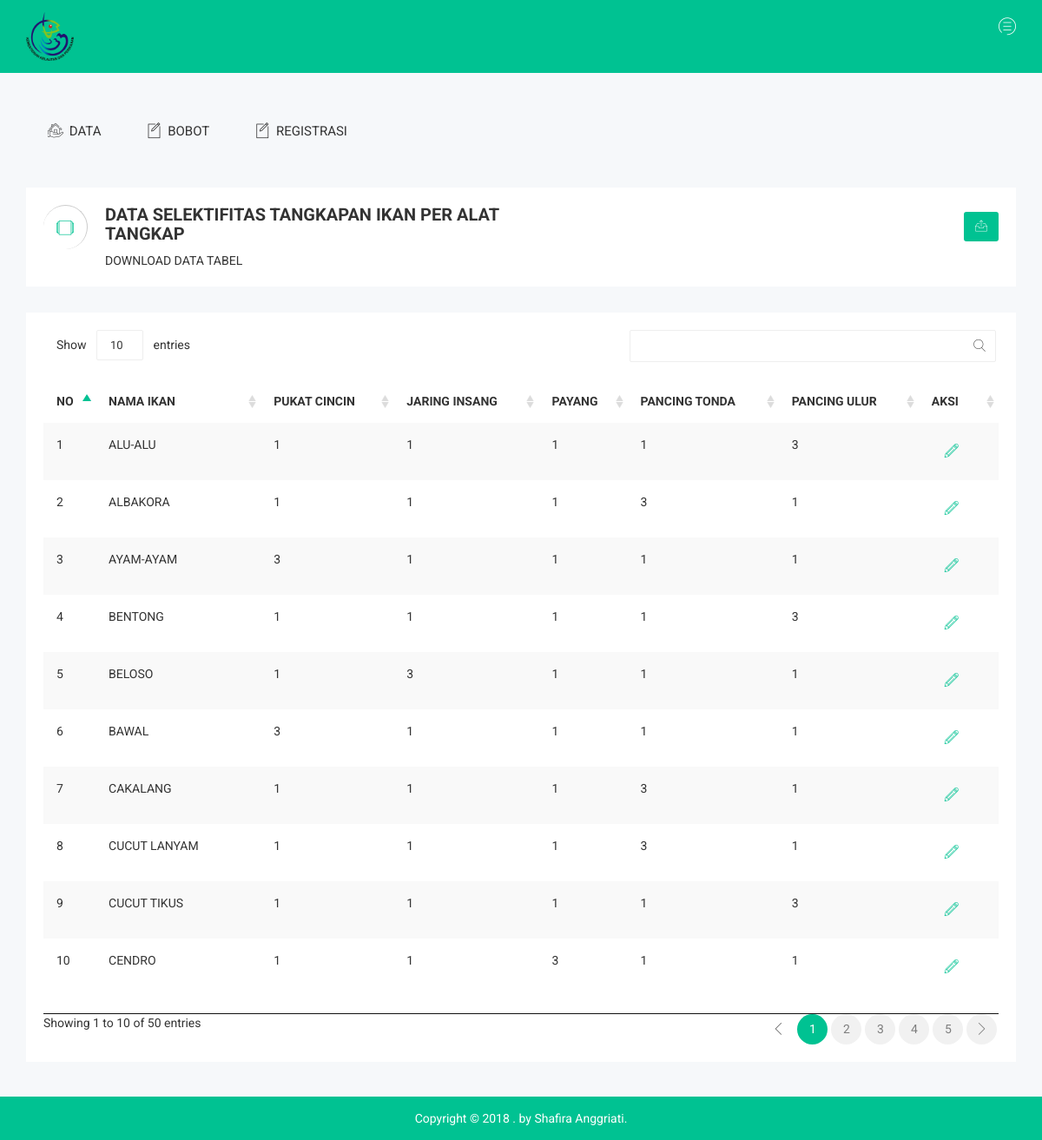
Page /admin/SELEKTIFITAS.php on the committed database.
### tables this page shows
CREATE TABLE `selektifitas` (
  `id` int(20) NOT NULL,
  `NAMA_IKAN` varchar(100) NOT NULL,
  `PANCING_ULUR` int(50) NOT NULL,
  `PANCING_TONDA` int(50) NOT NULL,
  `PAYANG` int(50) NOT NULL,
  `JARING_INSANG` int(50) NOT NULL,
  `PUKAT_CINCIN` int(50) NOT NULL
);

### admin/KODE.php (called while the page is built, shortened)
<?php
$conn = mysqli_connect("localhost","root","","perikanan");
function query($query)
{
	global $conn;
$result = mysqli_query($conn, $query);
$rows = [];
while ( $row = mysqli_fetch_assoc($result))
{
	$rows [] = $row;
}
return $rows;
}
?>

### admin/SELEKTIFITAS.php (the view, shortened to what this page needs)
<?php
require'kode.php';
$selektifitas= query("SELECT * FROM SELEKTIFITAS");
 ?>
<!doctype html>
<html class="no-js" lang="">
<head>
    <link rel="stylesheet" href="css/bootstrap.min.css">
    <link rel="stylesheet" href="css/font-awesome.min.css">
    <link rel="stylesheet" href="css/owl.carousel.css">
    <link rel="stylesheet" href="css/owl.theme.css">
    <link rel="stylesheet" href="css/owl.transitions.css">
    <link rel="stylesheet" href="css/meanmenu/meanmenu.min.css">
    <link rel="stylesheet" href="css/animate.css">
    <link rel="stylesheet" href="css/normalize.css">
    <link rel="stylesheet" href="css/wave/waves.min.css">
    <link rel="stylesheet" href="css/wave/button.css">
    <link rel="stylesheet" href="css/scrollbar/jquery.mCustomScrollbar.min.css">
    <link rel="stylesheet" href="css/jvectormap/jquery-jvectormap-2.0.3.css">
    <link rel="stylesheet" href="css/notika-custom-icon.css">
    <link rel="stylesheet" href="css/jquery.dataTables.min.css">
    <link rel="stylesheet" href="css/wave/waves.min.css">
    <link rel="stylesheet" href="css/main.css">
    <link rel="stylesheet" href="style.css">
    <link rel="stylesheet" href="css/responsive.css">
</head>
<body>
<div class="header-top-area">
        <div class="container">
            <div class="row">
                <div class="col-lg-4 col-md-4 col-sm-12 col-xs-12">
                    <div class="logo-area">
                        <a href="#"><img src="images/logo.png" width="55" alt="" /></a>
                    </div>
                </div>
                <div class="col-lg-8 col-md-8 col-sm-12 col-xs-12">
                    <div class="header-top-menu">
                        <ul class="nav navbar-nav notika-top-nav">
                            <li class="nav-item"><a href="#" data-toggle="dropdown" role="button" aria-expanded="false" class="nav-link dropdown-toggle"><span><i class="notika-icon notika-menus"></i></span></a>
                            </li>
                        </ul>
                    </div>
                </div>
            </div>
        </div>
    </div>
    <div class="main-menu-area mg-tb-40">
        <div class="container">
            <div class="row">
                <div class="col-lg-12 col-md-12 col-sm-12 col-xs-12">
                    <ul class="nav nav-tabs notika-menu-wrap menu-it-icon-pro">
                        <li><a data-toggle="tab" href="#Home"><i class="notika-icon notika-house"></i> DATA</a>
                        </li>
                        <li><a data-toggle="tab" href="#BOBOT"><i class="notika-icon notika-edit"></i> BOBOT</a>
                        </li>
                        <li><a data-toggle="tab" href="#Interface"><i class="notika-icon notika-edit"></i> REGISTRASI</a>
                        </li>
                    </ul>
                </div>
            </div>
        </div>
    </div>
    <div class="breadcomb-area">
        <div class="container">
            <div class="row">
                <div class="col-lg-12 col-md-12 col-sm-12 col-xs-12">
                    <div class="breadcomb-list">
                        <div class="row">
                            <div class="col-lg-6 col-md-6 col-sm-6 col-xs-12">
                                <div class="breadcomb-wp">
                                    <div class="breadcomb-icon">
                                        <i class="notika-icon notika-windows"></i>
                                    </div>
                                    <div class="breadcomb-ctn">
                                        <h2>DATA SELEKTIFITAS TANGKAPAN IKAN PER ALAT TANGKAP</h2>
                                        <p>DOWNLOAD DATA <span class="bread-ntd">TABEL</span></p>
                                    </div>
                                </div>
                            </div>
                            <div class="col-lg-6 col-md-6 col-sm-6 col-xs-3">
                                <div class="breadcomb-report">
                                    <button data-toggle="tooltip" data-placement="left" title="Download Report" class="btn"><i class="notika-icon notika-sent"></i></button>
                                </div>
                            </div>
                        </div>
                    </div>
                </div>
            </div>
        </div>
    </div>
    <div class="data-table-area">
        <div class="container">
            <div class="row">
                <div class="col-lg-12 col-md-12 col-sm-12 col-xs-12">
                    <div class="data-table-list">
                        <div class="table-responsive">
                            <table id="data-table-basic" class="table table-striped">
                                <thead>
                                    <tr>
                                        <th>NO</th>
                                        <th>NAMA IKAN</th>
                                        <th>PUKAT CINCIN</th>
                                        <th>JARING INSANG</th>
                                        <th>PAYANG</th>
                                        <th>PANCING TONDA</th>
                                        <th>PANCING ULUR</th>
                                        <th>AKSI</th>
                                    </tr>
                                </thead>
                                <tbody>
                                    <?php $i = 1; ?>
                                        <?php foreach ($selektifitas as $row) :
                                        ?>
                                        <tr>
                                          <td><?= $i; ?></td>
                                          <td><?= $row["NAMA_IKAN"];?></td>
                                          <td><?= $row["PUKAT_CINCIN"];?></td>
                                          <td><?= $row["JARING_INSANG"];?></td>
                                          <td><?= $row["PAYANG"];?></td>
                                          <td><?= $row["PANCING_TONDA"];?></td>
                                          <td><?= $row["PANCING_ULUR"];?></td>
                                          <td>
                                              <form method="post" action="">
                                             <div class="inbox-area">
                                                    <div class="row">
                                                      <div class="col-lg-3 col-md-3 col-sm-4 col-xs-12">
                                                          <div class="inbox-status">
                                                              <ul class="inbox-st-nav inbox-ft">
                                                                 <li><a href="UBAH_SELEKTIFITAS.php?id=<?= $row["id"]; ?>"><i class="notika-icon notika-draft"></i></a></li>
                                                             </ul>
                                                    </div>
                                                </div>
                                            </div>
                                        </form>
                                          </td>
                                      </tr>
                                      <?php $i++ ?>
                                  <?php endforeach; ?>
                            </table>
                        </div>
                    </div>
                </div>
            </div>
        </div>
    </div>
    <div class="footer-copyright-area">
        <div class="container">
            <div class="row">
                <div class="col-lg-12 col-md-12 col-sm-12 col-xs-12">
                    <div class="footer-copy-right">
                        <p>Copyright © 2018
.  by <a href="https://colorlib.com">Shafira Anggriati</a>.</p>
                    </div>
                </div>
            </div>
        </div>
    </div>
</body>
</html>

### admin/css/main.css (style rules this page uses)
html { color: #222; font-size: 1em; line-height: 1.4; }
audio, canvas, iframe, img, svg, video { vertical-align: middle; }

### rows in the picture
selektifitas: NAMA_IKAN "ALU-ALU", PUKAT_CINCIN "1", JARING_INSANG "1", PAYANG "1", PANCING_TONDA "1", PANCING_ULUR "3"
selektifitas: NAMA_IKAN "ALBAKORA", PUKAT_CINCIN "1", JARING_INSANG "1", PAYANG "1", PANCING_TONDA "3", PANCING_ULUR "1"
selektifitas: NAMA_IKAN "AYAM-AYAM", PUKAT_CINCIN "3", JARING_INSANG "1", PAYANG "1", PANCING_TONDA "1", PANCING_ULUR "1"
selektifitas: NAMA_IKAN "BENTONG", PUKAT_CINCIN "1", JARING_INSANG "1", PAYANG "1", PANCING_TONDA "1", PANCING_ULUR "3"
selektifitas: NAMA_IKAN "BELOSO", PUKAT_CINCIN "1", JARING_INSANG "3", PAYANG "1", PANCING_TONDA "1", PANCING_ULUR "1"
selektifitas: NAMA_IKAN "BAWAL", PUKAT_CINCIN "3", JARING_INSANG "1", PAYANG "1", PANCING_TONDA "1", PANCING_ULUR "1"
selektifitas: NAMA_IKAN "CAKALANG", PUKAT_CINCIN "1", JARING_INSANG "1", PAYANG "1", PANCING_TONDA "3", PANCING_ULUR "1"
selektifitas: NAMA_IKAN "CUCUT LANYAM", PUKAT_CINCIN "1", JARING_INSANG "1", PAYANG "1", PANCING_TONDA "3", PANCING_ULUR "1"
selektifitas: NAMA_IKAN "CUCUT TIKUS", PUKAT_CINCIN "1", JARING_INSANG "1", PAYANG "1", PANCING_TONDA "1", PANCING_ULUR "3"
selektifitas: NAMA_IKAN "CENDRO", PUKAT_CINCIN "1", JARING_INSANG "1", PAYANG "3", PANCING_TONDA "1", PANCING_ULUR "1"
